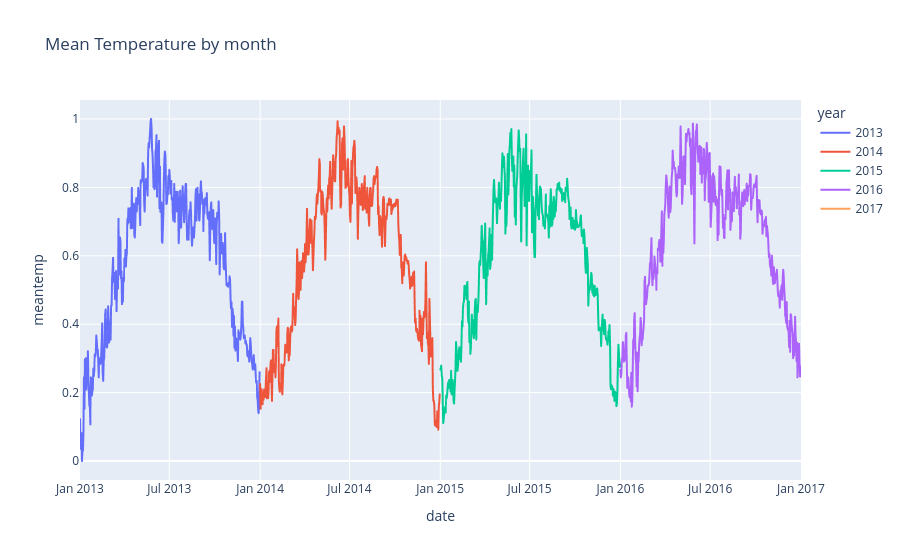

Source (notebook cell):
### Code cell
fig = px.line(df_scaled, x=df_scaled.index, y='meantemp',color='year', title='Mean Temperature by month')
fig.show()

### Figure 1 — Plotly figure (JSON) as saved in the notebook; plotly's stock layout.template omitted (floating-point values rounded to 4 significant figures; data arrays with more than 128 entries replaced by an {"elided": "..."} marker saying what was removed)
{"data": [{"hovertemplate": "year=2013<br>date=%{x}<br>meantemp=%{y}<extra></extra>", "legendgroup": "2013", "line": {"color": "#636efa", "dash": "solid"}, "marker": {"symbol": "circle"}, "mode": "lines", "name": "2013", "showlegend": true, "type": "scattergl", "x": {"elided": "365 str values"}, "xaxis": "x", "y": {"elided": "365 float values"}, "yaxis": "y"}, {"hovertemplate": "year=2014<br>date=%{x}<br>meantemp=%{y}<extra></extra>", "legendgroup": "2014", "line": {"color": "#EF553B", "dash": "solid"}, "marker": {"symbol": "circle"}, "mode": "lines", "name": "2014", "showlegend": true, "type": "scattergl", "x": {"elided": "365 str values"}, "xaxis": "x", "y": {"elided": "365 float values"}, "yaxis": "y"}, {"hovertemplate": "year=2015<br>date=%{x}<br>meantemp=%{y}<extra></extra>", "legendgroup": "2015", "line": {"color": "#00cc96", "dash": "solid"}, "marker": {"symbol": "circle"}, "mode": "lines", "name": "2015", "showlegend": true, "type": "scattergl", "x": {"elided": "365 str values"}, "xaxis": "x", "y": {"elided": "365 float values"}, "yaxis": "y"}, {"hovertemplate": "year=2016<br>date=%{x}<br>meantemp=%{y}<extra></extra>", "legendgroup": "2016", "line": {"color": "#ab63fa", "dash": "solid"}, "marker": {"symbol": "circle"}, "mode": "lines", "name": "2016", "showlegend": true, "type": "scattergl", "x": {"elided": "366 str values"}, "xaxis": "x", "y": {"elided": "366 float values"}, "yaxis": "y"}, {"hovertemplate": "year=2017<br>date=%{x}<br>meantemp=%{y}<extra></extra>", "legendgroup": "2017", "line": {"color": "#FFA15A", "dash": "solid"}, "marker": {"symbol": "circle"}, "mode": "lines", "name": "2017", "showlegend": true, "type": "scattergl", "x": ["2017-01-01T00:00:00.000000000"], "xaxis": "x", "y": [0.1223], "yaxis": "y"}], "layout": {"legend": {"title": {"text": "year"}, "tracegroupgap": 0}, "title": {"text": "Mean Temperature by month"}, "xaxis": {"anchor": "y", "domain": [0, 1], "title": {"text": "date"}}, "yaxis": {"anchor": "x", "domain": [0, 1], "title": {"text": "meantemp"}}}}
